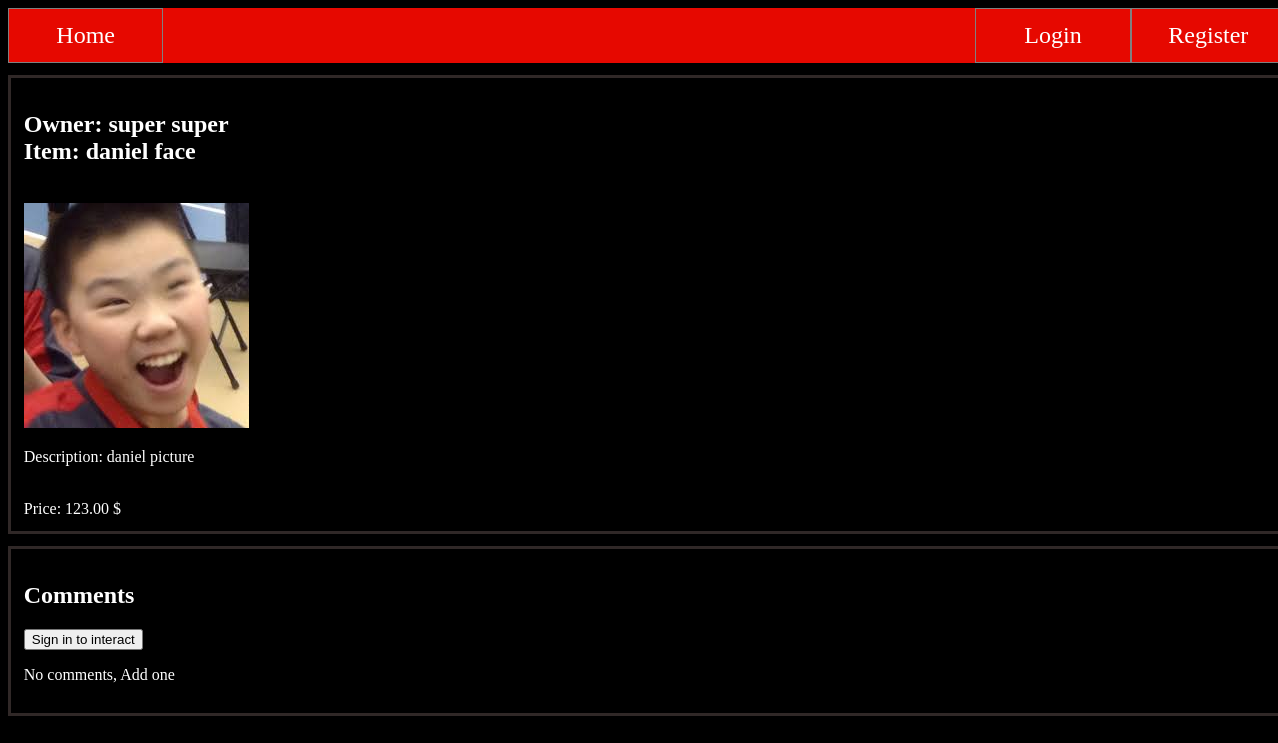
Before: /1/ with the older database file.
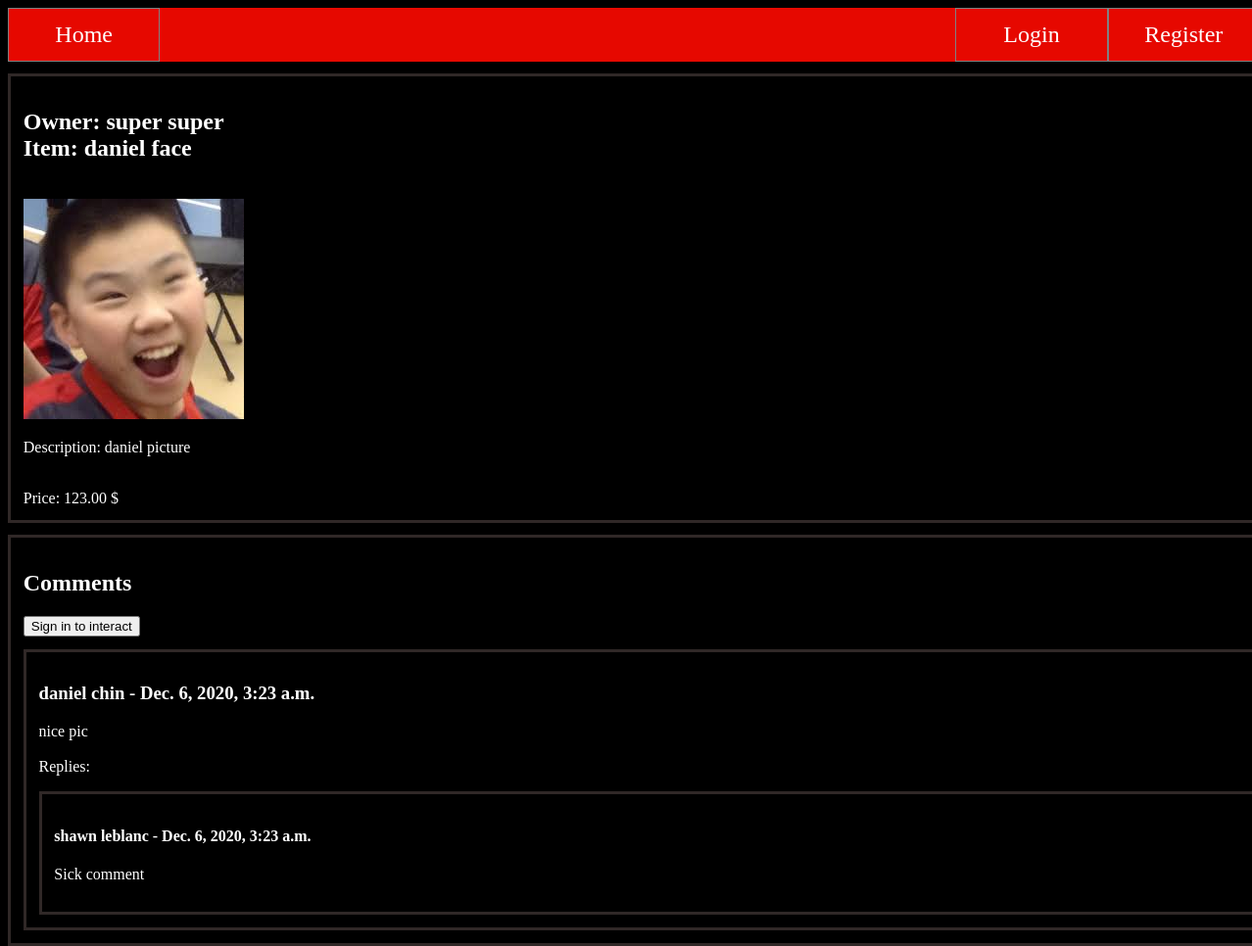
After: the same page with the newer database file.
### database/models.py (models this page shows, shortened)
class Comment(models.Model):
    author = models.ForeignKey(User, on_delete=models.CASCADE)
    item = models.ForeignKey(Item, related_name="comments", on_delete=models.CASCADE)
    text = models.CharField(max_length=10000)
    pub_date = models.DateTimeField(default=timezone.now)

class User(AbstractBaseUser):
    email = models.EmailField(verbose_name='email',max_length=60, unique=True)
    username = models.CharField(max_length=30, unique=True)
    date_joined = models.DateTimeField(verbose_name='date joined', auto_now_add=True)
    last_login = models.DateTimeField(verbose_name='last login', auto_now=True)
    is_admin = models.BooleanField(default=False)
    is_active = models.BooleanField(default=True)
    is_staff = models.BooleanField(default=False)
    is_superuser = models.BooleanField(default=False)
    first_name = models.CharField(max_length=30)
    last_name = models.CharField(max_length=30)
    date_of_birth = models.DateField(max_length=8)
    balance = models.DecimalField(default=1000,max_digits=11, decimal_places=2)
    USERNAME_FIELD = 'email'
    REQUIRED_FIELDS= ['username','first_name','last_name','date_of_birth']
    objects = MyUserManager()
    def __str__(self):
        return self.first_name + " " + self.last_name

class Reply(models.Model):
    author = models.ForeignKey(User, on_delete=models.CASCADE)
    comment = models.ForeignKey(Comment , related_name="replies", on_delete=models.CASCADE)
    text = models.CharField(max_length=10000)
    pub_date = models.DateTimeField(default=timezone.now)

### authentication/views.py (the view)
# urls.py: path('<int:pk>/', views.DetailView.as_view(), name='detail'),#sets the path for the detail view
class DetailView(generic.DetailView):
    model = Item
    template_name = 'authentication/detail.html'
    def get_queryset(self):
        return Item.objects.filter(pub_date__lte=timezone.now())

### database/models.py (called while the page is built)
    def filename(self):
        return os.path.basename(self.image.name)

### authentication/templates/authentication/detail.html (shortened to what this page needs)
{% extends "./base.html" %}
{% load static %}
{% block content %}
<section class="itemDetail">
   <h1> Owner: {{item.owner }} <br> Item: {{ item.title }} </h1>
   <br>
   <img src="/static/authentication/{{item.filename}} " />
   <br>
   <p>
      Description:
      {{ item.description }}
   </p>
   <br>
   Price:
   {{ item.price }} $
</section>
<section class="comments">
	<h2> Comments </h2>
	{% if user.is_authenticated %}
	<a href="{% url 'add_comment' item.pk %}"> <button> Comment </button> </a>
	{% else %}
	<button href="{% url 'account'%}"> Sign in to interact </button>
	{% endif %}
	{% if not item.comments.all %}
		<p> No comments, Add one </p>
	{% else %}
		{%for comment in item.comments.all%}
			<section class="comments">
			<h3> {{ comment.author }} -  {{ comment.pub_date }} </h3>
			<p> {{ comment.text }}  <br><br> Replies:</p>
			{% if comment.replies.all %}
				{%for reply in comment.replies.all%}
					<section class="comments">
						<h4> {{ reply.author }} - {{ reply.pub_date }} </h4>
						<p> {{ reply.text }}  </p>
					</section>
				{%endfor%}
			{%endif%}
			</section>
		{% endfor %}
{%endif%}
</section>
{% endblock %}

Changed rows visible on the page:
added Comment: author "daniel chin", pub_date "Dec. 6, 2020, 3:23 a.m.", text "nice pic"
added Reply: author "shawn leblanc", pub_date "Dec. 6, 2020, 3:23 a.m.", text "Sick comment"
Other visible differences:
text no longer shown: "No comments, Add one"
